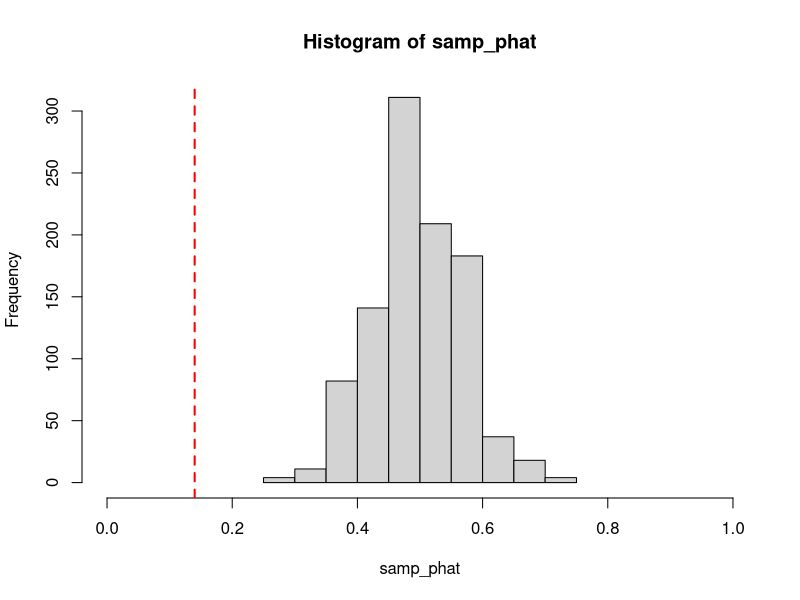

This figure's R source:
## ---- chunk 1
numsamp=1000
  n=50
  p=0.5

  samp_phat = rep(NA, numsamp)

  for(i in 1:numsamp){
  samp = rbinom(1,n,p) # obtain a sample of size n  from the population
  samp_phat[i] = samp/n    # Find the proportion for this sample
}

hist(samp_phat, xlim = c(0,1))
abline(v = 0.14, lwd = 2, lty = 2, col = "red")
## ---- chunk 2
1 - pnorm(122/212, mean = 0.5, sd = 0.03434)
## ---- chunk 3
pnorm(0.5, mean=0.6, sd=0.0693)
## ---- chunk 4
prop.test(16, 40, 
    p=0.3, alternative="greater", correct=FALSE)
## ---- chunk 5
prop.test(12, 60, 
    p=0.45, alternative="less", correct=FALSE)
## ---- chunk 6
prop.test(88, 100, 
    p=0.5, alternative="two.sided", correct=FALSE)
